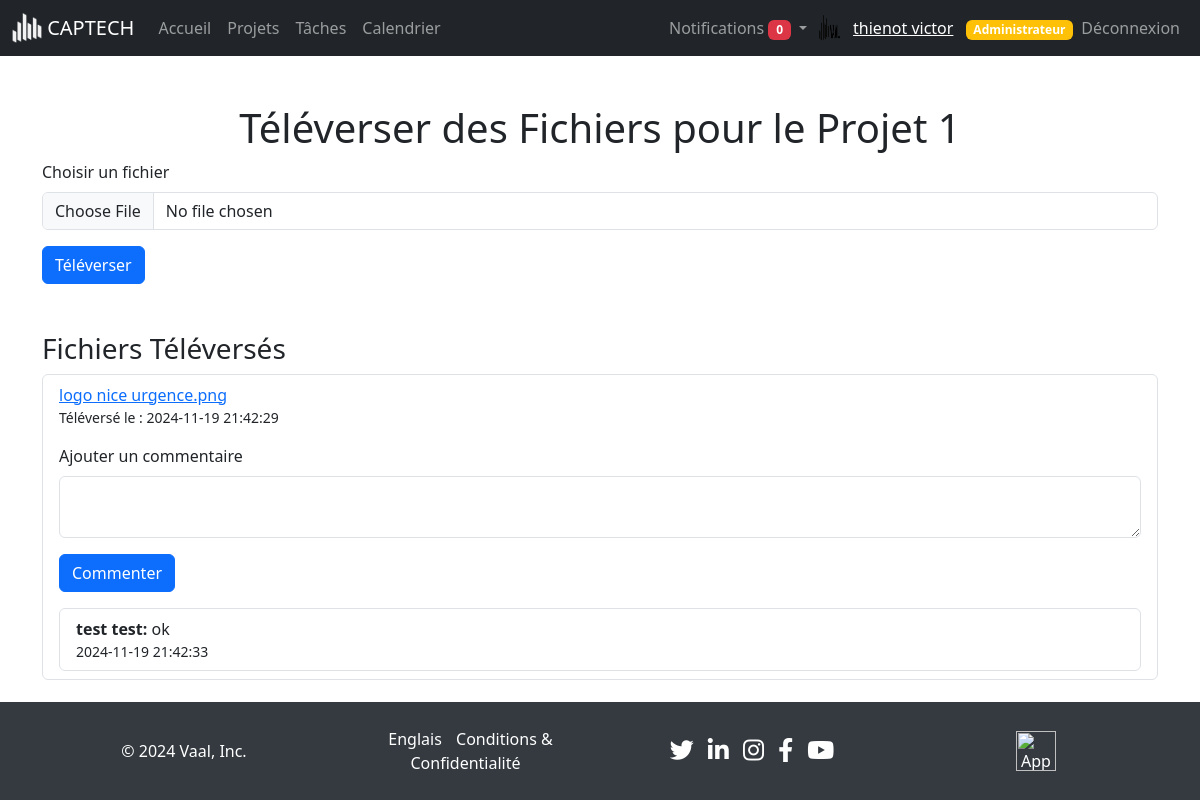
The app's page /views/messages/upload.php?project_id=8 (signed in) with its own data.
### tables this page shows
CREATE TABLE `users` (
  `id` int(11) NOT NULL,
  `profile` varchar(255) NOT NULL,
  `nom` varchar(50) NOT NULL,
  `prenom` varchar(255) NOT NULL,
  `email` varchar(100) NOT NULL,
  `password` varchar(255) NOT NULL,
  `role` enum('member','manager','admin') DEFAULT 'member',
  `activation` enum('oui','non') NOT NULL DEFAULT 'non'
);

CREATE TABLE `projects` (
  `id` int(11) NOT NULL,
  `title` varchar(100) NOT NULL,
  `description` text DEFAULT NULL,
  `start_date` date DEFAULT NULL,
  `end_date` date DEFAULT NULL,
  `budget` decimal(10,2) DEFAULT NULL,
  `manager_id` int(11) DEFAULT NULL
);

CREATE TABLE `files` (
  `id` int(11) NOT NULL,
  `project_id` int(11) DEFAULT NULL,
  `uploader_id` int(11) DEFAULT NULL,
  `file_path` varchar(255) NOT NULL,
  `upload_timestamp` timestamp NOT NULL DEFAULT current_timestamp()
);

CREATE TABLE `file_comments` (
  `id` int(11) NOT NULL,
  `file_id` int(11) DEFAULT NULL,
  `commenter_id` int(11) DEFAULT NULL,
  `comment` text DEFAULT NULL,
  `comment_timestamp` timestamp NOT NULL DEFAULT current_timestamp()
);

### views/messages/upload.php (the view, shortened to what this page needs)
<?php
include '../../includes/connect.php';
include '../../includes/navbar.php';
$project_id = $_GET['project_id'];
$project_name = '';
try {
    $stmt = $pdo->prepare("SELECT title FROM projects WHERE id = ?");
    $stmt->execute([$project_id]);
    $project = $stmt->fetch(PDO::FETCH_ASSOC);
    if ($project) {
        $project_name = $project['title'];
    } else {
        $error = "Projet introuvable.";
    }
} catch (PDOException $e) {
    $error = "Erreur : " . $e->getMessage();
}
try {
    $stmt = $pdo->prepare("SELECT * FROM Files WHERE project_id = ?");
    $stmt->execute([$project_id]);
    $files = $stmt->fetchAll();
} catch (PDOException $e) {
    $error = "Erreur : " . $e->getMessage();
}
?>
<!DOCTYPE html>
<html lang="fr">
<head>
    <link href="https://cdn.jsdelivr.net/npm/bootstrap@5.3.3/dist/css/bootstrap.min.css" rel="stylesheet">
    <link href="https://cdn.jsdelivr.net/npm/bootstrap-icons/font/bootstrap-icons.css" rel="stylesheet">
    <link href="../../assets/css/style.css" rel="stylesheet">
</head>
<body>
<div class="container mt-5">
    <h1 class="text-center">Téléverser des Fichiers pour le Projet <?php echo htmlspecialchars($project_name); ?></h1>
    <form method="POST" action="upload.php?project_id=<?php echo $project_id; ?>" enctype="multipart/form-data">
        <div class="mb-3">
            <label for="file" class="form-label">Choisir un fichier</label>
            <input type="file" class="form-control" id="file" name="file" required>
        </div>
        <button type="submit" class="btn btn-primary">Téléverser</button>
    </form>
    <div class="mt-5">
        <h3>Fichiers Téléversés</h3>
        <ul class="list-group">
            <?php foreach ($files as $file): ?>
                <li class="list-group-item">
                    <a href="<?php echo htmlspecialchars($file['file_path']); ?>" target="_blank"><?php echo htmlspecialchars(basename($file['file_path'])); ?></a>
                    <br><small>Téléversé le : <?php echo htmlspecialchars($file['upload_timestamp']); ?></small>
                    <form method="POST" action="upload.php?project_id=<?php echo $project_id; ?>" class="mt-3">
                        <div class="mb-3">
                            <label for="comment" class="form-label">Ajouter un commentaire</label>
                            <textarea class="form-control" id="comment" name="comment" rows="2" required></textarea>
                        </div>
                        <button type="submit" class="btn btn-primary">Commenter</button>
                    </form>
                    <?php
                    $commentsStmt = $pdo->prepare("
                        SELECT file_comments.*, Users.nom, Users.prenom
                        FROM file_comments
                        JOIN Users ON file_comments.commenter_id = Users.id
                        WHERE file_comments.file_id = ?
                    ");
                    $commentsStmt->execute([$file['id']]);
                    $comments = $commentsStmt->fetchAll();
                    ?>
                    <ul class="list-group mt-3">
                        <?php foreach ($comments as $comment): ?>
                            <li class="list-group-item">
                                <strong><?php echo htmlspecialchars($comment['prenom']) . ' ' . htmlspecialchars($comment['nom']); ?>:</strong> <?php echo htmlspecialchars($comment['comment']); ?>
                                <br><small><?php echo htmlspecialchars($comment['comment_timestamp']); ?></small>
                            </li>
                        <?php endforeach; ?>
                    </ul>
                </li>
            <?php endforeach; ?>
        </ul>
    </div>
</div>
<?php include '../../includes/footer.php'; ?>
</body>
</html>

### includes/navbar.php (shortened to what this page needs)
<?php
include $_SERVER['DOCUMENT_ROOT'].'/Project-Management-App/includes/connect.php';
$user_id = $_SESSION['user_id'];
$stmt = $pdo->prepare("SELECT * FROM users WHERE id = ?");
$stmt->execute([$user_id]);
$user = $stmt->fetch(PDO::FETCH_ASSOC);
$notificationsStmt = $pdo->prepare("SELECT * FROM notifications WHERE user_id = ? AND is_read = 0 ORDER BY created_at DESC");
$notificationsStmt->execute([$user_id]);
$notifications = $notificationsStmt->fetchAll();
$notificationCount = count($notifications);
$user_name = htmlspecialchars($user['nom'] . ' ' . $user['prenom']);
$profile_image = !empty($user['profile']) ? $user['profile'] : 'assets/images/default-profile.png';
$user_role = $user['role'];
?>
<nav class="navbar navbar-expand-lg navbar-dark bg-dark">
    <div class="container-fluid">
        <a class="navbar-brand" href="/Project-Management-App/index.php">
            <img src="/Project-Management-App/assets/images/logo_white.png" alt="Logo" width="30" height="30" class="d-inline-block align-top">
            CAPTECH
        </a>
        <div class="collapse navbar-collapse" id="navbarNav">
            <ul class="navbar-nav me-auto mb-2 mb-lg-0">
                <li class="nav-item">
                    <a class="nav-link" href="/Project-Management-App/dashboard.php">Accueil</a>
                </li>
                <li class="nav-item">
                    <a class="nav-link" href="/Project-Management-App/views/projects/view.php">Projets</a>
                </li>
                <li class="nav-item">
                    <a class="nav-link" href="/Project-Management-App/views/tasks/view.php">Tâches</a>
                </li>
                <li class="nav-item">
                    <a class="nav-link" href="/Project-Management-App/views/calendar/view.php">Calendrier</a>
                </li>
            </ul>
            <ul class="navbar-nav ms-auto mb-2 mb-lg-0 align-items-center">
                <li class="nav-item dropdown">
                    <a class="nav-link dropdown-toggle" href="#" id="notificationsDropdown" role="button" data-bs-toggle="dropdown" aria-expanded="false">
                        Notifications <span class="badge bg-danger"><?php echo $notificationCount; ?></span>
                    </a>
                </li>
                <li class="nav-item d-flex align-items-center">
                    <img src="/Project-Management-App/<?php echo htmlspecialchars($profile_image); ?>" alt="Profile Image" width="30" height="30" class="rounded-circle me-2">
                    <span class="navbar-text">
                        <a href="/Project-Management-App/views/auth/profile.php"><?php echo $user_name; ?></a>
                        <?php if ($user_role === 'admin'): ?>
                            <span class="badge bg-warning text-dark ms-2"><a href="../Project-Management-App/dashboard_admin.php" style="text-decoration: none;">Administrateur</a></span>
                        <?php endif; ?>
                    </span>
                </li>
                <li class="nav-item">
                    <a class="nav-link" href="/Project-Management-App/includes/logout.php">Déconnexion</a>
                </li>
            </ul>
        </div>
    </div>
</nav>

### includes/footer.php (style rules this page uses)
body { display: flex; flex-direction: column; min-height: 100vh; margin: 0; }

### records on screen
users: profile (picture), user_name "thienot victor"
projects: title "1"
files: file_path "logo nice urgence.png", upload_timestamp "2024-11-19 21:42:29"
file_comments: commenter.prenom "test", commenter.nom "test", comment "ok", comment_timestamp "2024-11-19 21:42:33"

### other values on screen
$notificationCount "0"
